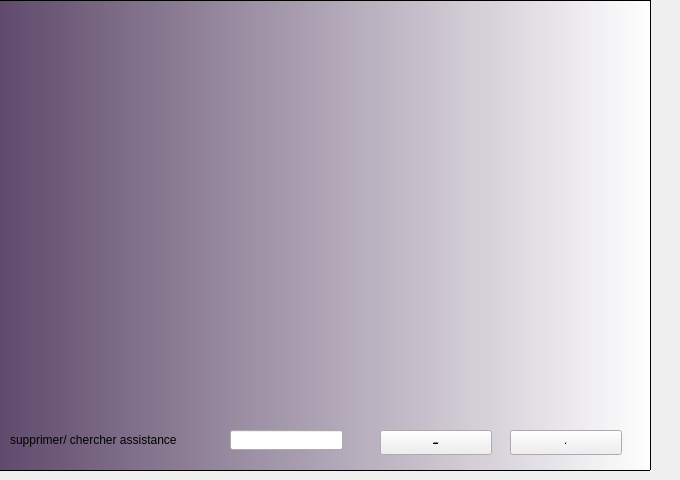
      <widget class="QWidget" name="tab_2">
       <attribute name="title">
        <string>Afficher les Consultations</string>
       </attribute>
       <widget class="QTableView" name="tableAssistance">
        <property name="geometry">
         <rect>
          <x>-20</x>
          <y>0</y>
          <width>671</width>
          <height>471</height>
         </rect>
        </property>
        <property name="styleSheet">
         <string notr="true">background-color: qlineargradient(spread:pad, x1:0, y1:0, x2:1, y2:0, stop:0 rgba(86, 64, 99, 249), stop:1 rgba(255, 255, 255, 255));
border-image: url(C:/music/policeman-background_48369-15139.jpg) 1 1 1 1 stretch stretch;</string>
        </property>
       </widget>
       <widget class="QPushButton" name="pb_consultation_supp">
        <property name="geometry">
         <rect>
          <x>380</x>
          <y>430</y>
          <width>112</width>
          <height>25</height>
         </rect>
        </property>
        <property name="font">
         <font>
          <pointsize>-1</pointsize>
          <weight>75</weight>
          <bold>true</bold>
          <underline>true</underline>
         </font>
        </property>
        <property name="cursor">
         <cursorShape>PointingHandCursor</cursorShape>
        </property>
        <property name="text">
         <string>Supprimer</string>
        </property>
       </widget>
       <widget class="QLineEdit" name="le_consultation_supp">
        <property name="geometry">
         <rect>
          <x>230</x>
          <y>430</y>
          <width>113</width>
          <height>20</height>
         </rect>
        </property>
       </widget>
       <widget class="QPushButton" name="pb_tri_consultation">
        <property name="geometry">
         <rect>
          <x>510</x>
          <y>430</y>
          <width>112</width>
          <height>25</height>
         </rect>
        </property>
        <property name="font">
         <font>
          <pointsize>-1</pointsize>
          <weight>75</weight>
          <bold>true</bold>
          <underline>true</underline>
         </font>
        </property>
        <property name="cursor">
         <cursorShape>PointingHandCursor</cursorShape>
        </property>
        <property name="text">
         <string>tri</string>
        </property>
       </widget>
       <widget class="QLabel" name="label_29">
        <property name="geometry">
         <rect>
          <x>10</x>
          <y>430</y>
          <width>201</width>
          <height>20</height>
         </rect>
        </property>
        <property name="text">
         <string>supprimer/ chercher assistance </string>
        </property>
       </widget>
      </widget>
